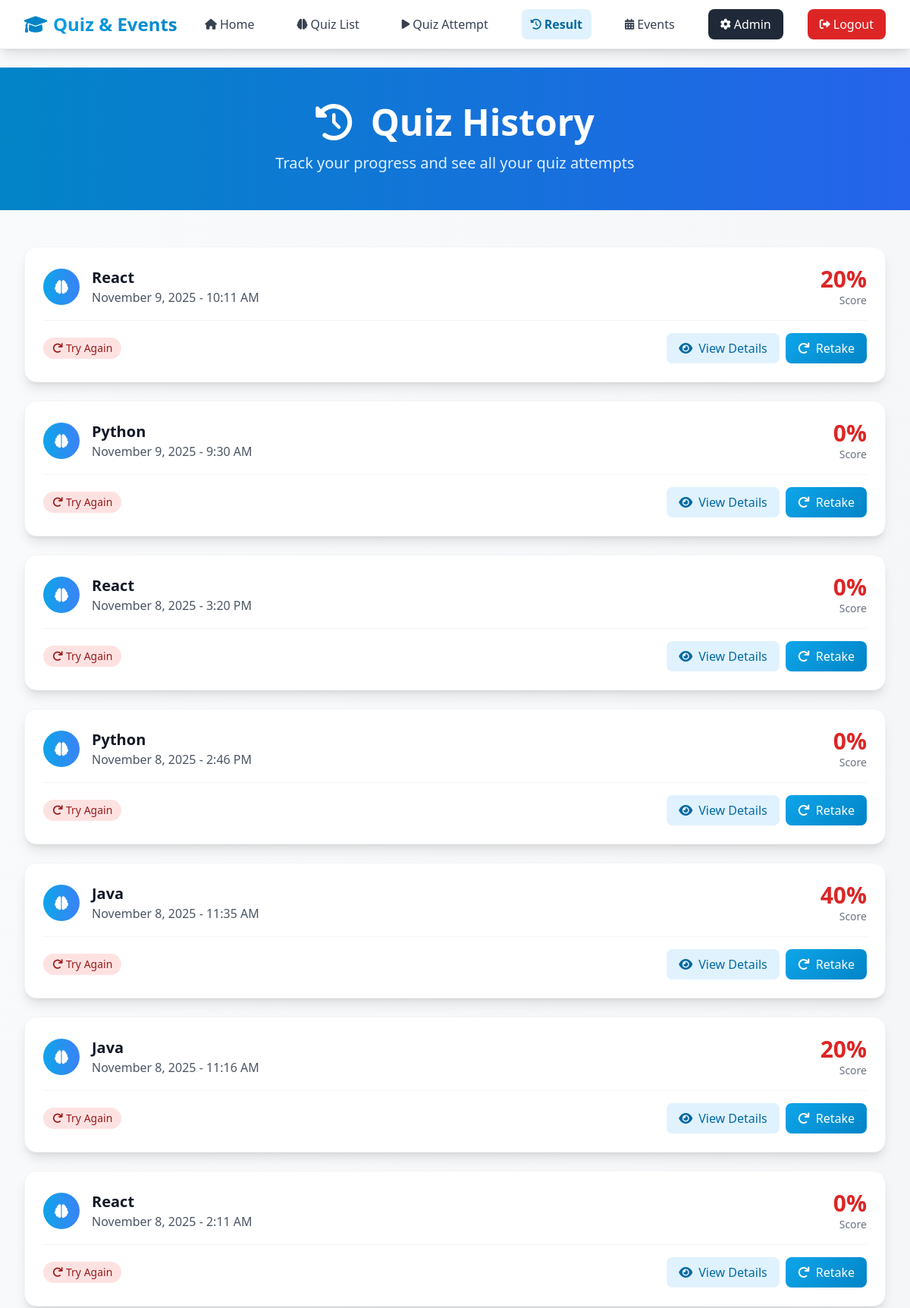
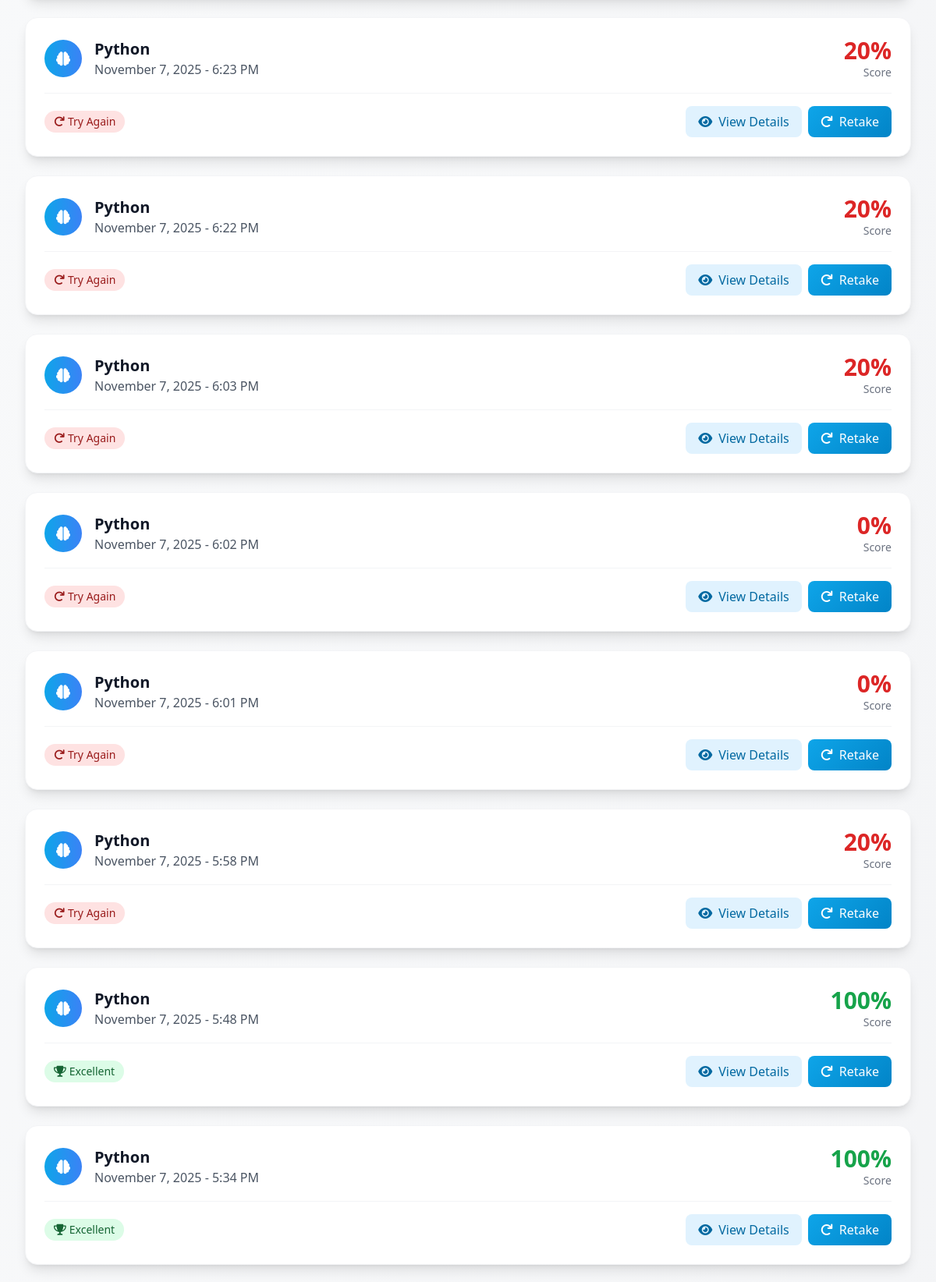
Page /history/ (signed in, upper part) on the committed database (2 pictures, top to bottom).
### quiz_events_app/models.py (models this page shows, shortened)
class UserSubmission(models.Model):
    quiz = models.ForeignKey(Quiz, on_delete=models.CASCADE)
    user = models.ForeignKey(User, on_delete=models.CASCADE)
    score = models.IntegerField(default=0)
    submitted_at = models.DateTimeField(auto_now_add=True)

class Quiz(models.Model):
    CATEGORY_CHOICES = [
        ('python', 'Python'),
        ('java', 'Java'),
        ('javascript', 'JavaScript'),
        ('cpp', 'C++'),
        ('csharp', 'C#'),
        ('php', 'PHP'),
        ('ruby', 'Ruby'),
        ('go', 'Go'),
        ('rust', 'Rust'),
        ('swift', 'Swift'),
        ('kotlin', 'Kotlin'),
        ('general', 'General'),
    ]
    title = models.CharField(max_length=255)
    description = models.TextField()
    category = models.CharField(max_length=20, choices=CATEGORY_CHOICES, default='general')
    created_at = models.DateTimeField(auto_now_add=True)
    updated_at = models.DateTimeField(auto_now=True)

### quiz_events_app/views.py (the view)
# urls.py: path('history/', views.quiz_history, name='quiz_history'),
@login_required
def quiz_history(request):
    submissions = UserSubmission.objects.filter(user=request.user).select_related('quiz').order_by('-submitted_at')
    total_attempts = submissions.count()
    passed_quizzes = submissions.filter(score__gte=60).count()
    average_score = 0
    if total_attempts > 0:
        total_score = sum(s.score for s in submissions)
        average_score = round(total_score / total_attempts)
    return render(request, 'quiz_events_app/quiz_history.html', {
        'submissions': submissions,
        'total_attempts': total_attempts,
        'passed_quizzes': passed_quizzes,
        'average_score': average_score
    })

### quiz_events_app/templates/quiz_events_app/quiz_history.html (shortened to what this page needs)
{% extends 'quiz_events_app/base.html' %}
{% block content %}
<div class="bg-gradient-to-r from-sky-600 to-blue-600 text-white py-12">
  <div class="max-w-7xl mx-auto px-4 sm:px-6 lg:px-8 text-center">
    <h1 class="text-4xl md:text-5xl font-bold mb-4">
      <i class="fas fa-history mr-3"></i>
      Quiz History
    </h1>
    <p class="text-xl text-sky-100 max-w-2xl mx-auto">
      Track your progress and see all your quiz attempts
    </p>
  </div>
</div>
<div class="max-w-7xl mx-auto px-4 sm:px-6 lg:px-8 py-12">
  {% if submissions %}
    <div class="grid gap-6">
      {% for submission in submissions %}
        <div class="bg-white rounded-2xl shadow-lg p-6 card-hover border border-gray-100">
          <div class="flex items-center justify-between mb-4">
            <div class="flex items-center">
              <div class="w-12 h-12 bg-gradient-to-r from-sky-500 to-blue-500 rounded-full flex items-center justify-center mr-4">
                <i class="fas fa-brain text-white text-lg"></i>
              </div>
              <div>
                <h3 class="text-xl font-bold text-gray-900">{{ submission.quiz.title }}</h3>
                <p class="text-gray-600">{{ submission.submitted_at|date:"F j, Y - g:i A" }}</p>
              </div>
            </div>
            <div class="text-right">
              <div class="text-3xl font-bold {% if submission.score >= 80 %}text-green-600{% elif submission.score >= 60 %}text-yellow-600{% else %}text-red-600{% endif %}">
                {{ submission.score }}%
              </div>
              <div class="text-sm text-gray-500">Score</div>
            </div>
          </div>
          <div class="flex items-center justify-between pt-4 border-t border-gray-100">
            <div class="flex items-center space-x-4">
              {% if submission.score >= 80 %}
                <span class="inline-flex items-center px-3 py-1 bg-green-100 text-green-800 rounded-full text-sm font-medium">
                  <i class="fas fa-trophy mr-1"></i>
                  Excellent
                </span>
              {% elif submission.score >= 60 %}
                <span class="inline-flex items-center px-3 py-1 bg-yellow-100 text-yellow-800 rounded-full text-sm font-medium">
                  <i class="fas fa-medal mr-1"></i>
                  Good
                </span>
              {% else %}
                <span class="inline-flex items-center px-3 py-1 bg-red-100 text-red-800 rounded-full text-sm font-medium">
                  <i class="fas fa-redo mr-1"></i>
                  Try Again
                </span>
              {% endif %}
            </div>
            <div class="flex space-x-2">
              <a href="{% url 'quiz_events_app:quiz_result' submission.id %}" class="inline-flex items-center px-4 py-2 bg-sky-100 text-sky-700 rounded-lg hover:bg-sky-200 transition duration-300">
                <i class="fas fa-eye mr-2"></i>
                View Details
              </a>
              <a href="{% url 'quiz_events_app:quiz_attempt' submission.quiz.id %}" class="inline-flex items-center px-4 py-2 btn-primary text-white rounded-lg hover:shadow-lg transition duration-300">
                <i class="fas fa-redo mr-2"></i>
                Retake
              </a>
            </div>
          </div>
        </div>
      {% endfor %}
    </div>
  {% endif %}
</div>
{% endblock %}

### quiz_events_app/templates/quiz_events_app/base.html (style rules this page uses)
.card-hover { transition: all 0.3s ease; }
.btn-primary { background: linear-gradient(135deg, #0ea5e9 0%, #0284c7 100%); }

### rows in the picture
UserSubmission: quiz "React", submitted_at "November 9, 2025 - 10:11 AM", score "20", shows "Try Again"
UserSubmission: quiz "Python", submitted_at "November 9, 2025 - 9:30 AM", score "0", shows "Try Again"
UserSubmission: quiz "React", submitted_at "November 8, 2025 - 3:20 PM", score "0", shows "Try Again"
UserSubmission: quiz "Python", submitted_at "November 8, 2025 - 2:46 PM", score "0", shows "Try Again"
UserSubmission: quiz "Java", submitted_at "November 8, 2025 - 11:35 AM", score "40", shows "Try Again"
UserSubmission: quiz "Java", submitted_at "November 8, 2025 - 11:16 AM", score "20", shows "Try Again"
UserSubmission: quiz "React", submitted_at "November 8, 2025 - 2:11 AM", score "0", shows "Try Again"
UserSubmission: quiz "Python", submitted_at "November 7, 2025 - 6:23 PM", score "20", shows "Try Again"
UserSubmission: quiz "Python", submitted_at "November 7, 2025 - 6:22 PM", score "20", shows "Try Again"
UserSubmission: quiz "Python", submitted_at "November 7, 2025 - 6:03 PM", score "20", shows "Try Again"
UserSubmission: quiz "Python", submitted_at "November 7, 2025 - 6:02 PM", score "0", shows "Try Again"
UserSubmission: quiz "Python", submitted_at "November 7, 2025 - 6:01 PM", score "0", shows "Try Again"
UserSubmission: quiz "Python", submitted_at "November 7, 2025 - 5:58 PM", score "20", shows "Try Again"
UserSubmission: quiz "Python", submitted_at "November 7, 2025 - 5:48 PM", score "100", shows "Excellent"
UserSubmission: quiz "Python", submitted_at "November 7, 2025 - 5:34 PM", score "100", shows "Excellent"
